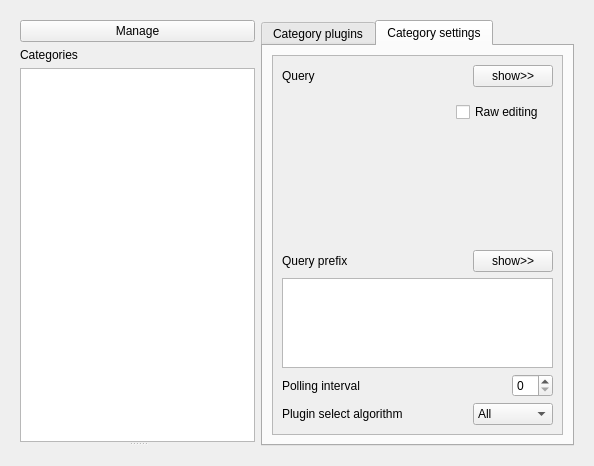
<?xml version="1.0" encoding="UTF-8"?>
<ui version="4.0">
 <class>categoriesPage</class>
 <widget class="QWidget" name="categoriesPage">
  <property name="geometry">
   <rect>
    <x>0</x>
    <y>0</y>
    <width>594</width>
    <height>466</height>
   </rect>
  </property>
  <property name="windowTitle">
   <string comment="KDE::DoNotExtract">Form</string>
  </property>
  <layout class="QHBoxLayout" name="horizontalLayout">
   <item>
    <widget class="QStackedWidget" name="stackedWidget">
     <property name="currentIndex">
      <number>0</number>
     </property>
     <widget class="QWidget" name="mainPage">
      <layout class="QHBoxLayout" name="horizontalLayout_2">
       <item>
        <widget class="QSplitter" name="splitter_2">
         <property name="orientation">
          <enum>Qt::Vertical</enum>
         </property>
         <widget class="QWidget" name="layoutWidget">
          <layout class="QVBoxLayout" name="verticalLayout_2">
           <item>
            <widget class="KPushButton" name="manageButton">
             <property name="text">
              <string>Manage</string>
             </property>
            </widget>
           </item>
           <item>
            <widget class="QLabel" name="label_4">
             <property name="text">
              <string>Categories</string>
             </property>
            </widget>
           </item>
           <item>
            <widget class="KListWidget" name="enabled_categories_listwidget"/>
           </item>
          </layout>
         </widget>
         <widget class="QWidget" name="layoutWidget_2">
          <layout class="QHBoxLayout" name="horizontalLayout_4"/>
         </widget>
        </widget>
       </item>
       <item>
        <widget class="KTabWidget" name="category_tabwidget">
         <property name="currentIndex">
          <number>1</number>
         </property>
         <widget class="QWidget" name="plugins_tab">
          <attribute name="title">
           <string>Category plugins</string>
          </attribute>
          <layout class="QVBoxLayout" name="verticalLayout">
           <item>
            <widget class="KListWidgetSearchLine" name="klistwidgetsearchline"/>
           </item>
          </layout>
         </widget>
         <widget class="QWidget" name="tab">
          <attribute name="title">
           <string>Category settings</string>
          </attribute>
          <layout class="QHBoxLayout" name="horizontalLayout_11">
           <item>
            <widget class="QScrollArea" name="scrollArea">
             <property name="widgetResizable">
              <bool>true</bool>
             </property>
             <widget class="QWidget" name="scrollAreaWidgetContents">
              <property name="geometry">
               <rect>
                <x>0</x>
                <y>0</y>
                <width>294</width>
                <height>406</height>
               </rect>
              </property>
              <layout class="QVBoxLayout" name="verticalLayout_7">
               <item>
                <layout class="QGridLayout" name="gridLayout_2">
                 <item row="0" column="0">
                  <widget class="QLabel" name="label_6">
                   <property name="text">
                    <string>Query</string>
                   </property>
                  </widget>
                 </item>
                 <item row="0" column="2">
                  <widget class="KPushButton" name="query_show_button">
                   <property name="text">
                    <string>show&gt;&gt;</string>
                   </property>
                   <property name="checkable">
                    <bool>true</bool>
                   </property>
                  </widget>
                 </item>
                 <item row="0" column="1">
                  <spacer name="horizontalSpacer_5">
                   <property name="orientation">
                    <enum>Qt::Horizontal</enum>
                   </property>
                   <property name="sizeHint" stdset="0">
                    <size>
                     <width>40</width>
                     <height>20</height>
                    </size>
                   </property>
                  </spacer>
                 </item>
                 <item row="1" column="0" colspan="3">
                  <widget class="QWidget" name="query_edit_widget" native="true">
                   <property name="minimumSize">
                    <size>
                     <width>0</width>
                     <height>10</height>
                    </size>
                   </property>
                   <layout class="QGridLayout" name="gridLayout_3">
                    <item row="0" column="1">
                     <widget class="QCheckBox" name="rawQueryEditCheckBox">
                      <property name="text">
                       <string>Raw editing</string>
                      </property>
                     </widget>
                    </item>
                    <item row="1" column="0" colspan="2">
                     <widget class="QStackedWidget" name="queryEditStackedWidget">
                      <property name="minimumSize">
                       <size>
                        <width>0</width>
                        <height>20</height>
                       </size>
                      </property>
                      <property name="currentIndex">
                       <number>0</number>
                      </property>
                      <widget class="QWidget" name="page">
                       <layout class="QVBoxLayout" name="verticalLayout_4">
                        <item>
                         <widget class="Nepomuk::QueryBuilderWidget" name="queryBuilder" native="true"/>
                        </item>
                       </layout>
                      </widget>
                      <widget class="QWidget" name="page_3">
                       <layout class="QVBoxLayout" name="verticalLayout_3">
                        <item>
                         <widget class="KTextEdit" name="query_edit">
                          <property name="documentTitle">
                           <string/>
                          </property>
                          <property name="acceptRichText">
                           <bool>false</bool>
                          </property>
                         </widget>
                        </item>
                       </layout>
                      </widget>
                     </widget>
                    </item>
                    <item row="0" column="0">
                     <spacer name="horizontalSpacer">
                      <property name="orientation">
                       <enum>Qt::Horizontal</enum>
                      </property>
                      <property name="sizeHint" stdset="0">
                       <size>
                        <width>40</width>
                        <height>20</height>
                       </size>
                      </property>
                     </spacer>
                    </item>
                   </layout>
                  </widget>
                 </item>
                </layout>
               </item>
               <item>
                <layout class="QGridLayout" name="gridLayout_4">
                 <item row="0" column="0">
                  <widget class="QLabel" name="label_9">
                   <property name="text">
                    <string>Query prefix</string>
                   </property>
                  </widget>
                 </item>
                 <item row="0" column="2">
                  <widget class="KPushButton" name="prefix_show_button">
                   <property name="text">
                    <string>show&gt;&gt;</string>
                   </property>
                   <property name="checkable">
                    <bool>true</bool>
                   </property>
                  </widget>
                 </item>
                 <item row="0" column="1">
                  <spacer name="horizontalSpacer_7">
                   <property name="orientation">
                    <enum>Qt::Horizontal</enum>
                   </property>
                   <property name="sizeHint" stdset="0">
                    <size>
                     <width>40</width>
                     <height>20</height>
                    </size>
                   </property>
                  </spacer>
                 </item>
                 <item row="1" column="0" colspan="3">
                  <widget class="KTextEdit" name="query_prefix_edit">
                   <property name="documentTitle">
                    <string/>
                   </property>
                   <property name="acceptRichText">
                    <bool>false</bool>
                   </property>
                  </widget>
                 </item>
                </layout>
               </item>
               <item>
                <layout class="QHBoxLayout" name="horizontalLayout_5">
                 <item>
                  <widget class="QLabel" name="label_7">
                   <property name="text">
                    <string>Polling interval</string>
                   </property>
                  </widget>
                 </item>
                 <item>
                  <spacer name="horizontalSpacer_8">
                   <property name="orientation">
                    <enum>Qt::Horizontal</enum>
                   </property>
                   <property name="sizeHint" stdset="0">
                    <size>
                     <width>40</width>
                     <height>20</height>
                    </size>
                   </property>
                  </spacer>
                 </item>
                 <item>
                  <widget class="KIntSpinBox" name="interval_spinbox"/>
                 </item>
                </layout>
               </item>
               <item>
                <layout class="QHBoxLayout" name="horizontalLayout_13">
                 <item>
                  <widget class="QLabel" name="label_16">
                   <property name="text">
                    <string>Plugin select algorithm</string>
                   </property>
                  </widget>
                 </item>
                 <item>
                  <spacer name="horizontalSpacer_15">
                   <property name="orientation">
                    <enum>Qt::Horizontal</enum>
                   </property>
                   <property name="sizeHint" stdset="0">
                    <size>
                     <width>40</width>
                     <height>20</height>
                    </size>
                   </property>
                  </spacer>
                 </item>
                 <item>
                  <widget class="KComboBox" name="plugin_algo_combobox">
                   <property name="autoCompletion">
                    <bool>false</bool>
                   </property>
                   <item>
                    <property name="text">
                     <string>All</string>
                    </property>
                   </item>
                   <item>
                    <property name="text">
                     <string>Stepwise</string>
                    </property>
                   </item>
                  </widget>
                 </item>
                </layout>
               </item>
               <item>
                <spacer name="verticalSpacer">
                 <property name="orientation">
                  <enum>Qt::Vertical</enum>
                 </property>
                 <property name="sizeHint" stdset="0">
                  <size>
                   <width>20</width>
                   <height>40</height>
                  </size>
                 </property>
                </spacer>
               </item>
              </layout>
             </widget>
            </widget>
           </item>
          </layout>
         </widget>
        </widget>
       </item>
      </layout>
     </widget>
     <widget class="QWidget" name="managePage">
      <layout class="QGridLayout" name="gridLayout">
       <item row="0" column="0">
        <widget class="KPushButton" name="returnButton">
         <property name="text">
          <string>Return</string>
         </property>
        </widget>
       </item>
       <item row="1" column="0" colspan="3">
        <widget class="KActionSelector" name="category_selector">
         <property name="showUpDownButtons">
          <bool>false</bool>
         </property>
        </widget>
       </item>
       <item row="0" column="1">
        <widget class="KPushButton" name="add_button">
         <property name="text">
          <string>Add</string>
         </property>
        </widget>
       </item>
       <item row="0" column="2">
        <widget class="KPushButton" name="remove_button">
         <property name="text">
          <string>Remove</string>
         </property>
        </widget>
       </item>
      </layout>
     </widget>
     <widget class="QWidget" name="page_2"/>
    </widget>
   </item>
  </layout>
 </widget>
 <customwidgets>
  <customwidget>
   <class>KIntSpinBox</class>
   <extends>QSpinBox</extends>
   <header>knuminput.h</header>
  </customwidget>
  <customwidget>
   <class>KListWidget</class>
   <extends>QListWidget</extends>
   <header>klistwidget.h</header>
  </customwidget>
  <customwidget>
   <class>KPushButton</class>
   <extends>QPushButton</extends>
   <header>kpushbutton.h</header>
  </customwidget>
  <customwidget>
   <class>KLineEdit</class>
   <extends>QLineEdit</extends>
   <header>klineedit.h</header>
  </customwidget>
  <customwidget>
   <class>KComboBox</class>
   <extends>QComboBox</extends>
   <header>kcombobox.h</header>
  </customwidget>
  <customwidget>
   <class>KTabWidget</class>
   <extends>QTabWidget</extends>
   <header>ktabwidget.h</header>
   <container>1</container>
  </customwidget>
  <customwidget>
   <class>KActionSelector</class>
   <extends>QWidget</extends>
   <header>kactionselector.h</header>
  </customwidget>
  <customwidget>
   <class>KListWidgetSearchLine</class>
   <extends>KLineEdit</extends>
   <header>klistwidgetsearchline.h</header>
  </customwidget>
  <customwidget>
   <class>KTextEdit</class>
   <extends>QTextEdit</extends>
   <header>ktextedit.h</header>
  </customwidget>
  <customwidget>
   <class>Nepomuk::QueryBuilderWidget</class>
   <extends>QWidget</extends>
   <header location="global">nepomuk/querybuilderwidget.h</header>
   <container>1</container>
  </customwidget>
 </customwidgets>
 <resources/>
 <connections>
  <connection>
   <sender>query_show_button</sender>
   <signal>toggled(bool)</signal>
   <receiver>query_edit_widget</receiver>
   <slot>setVisible(bool)</slot>
   <hints>
    <hint type="sourcelabel">
     <x>525</x>
     <y>55</y>
    </hint>
    <hint type="destinationlabel">
     <x>427</x>
     <y>144</y>
    </hint>
   </hints>
  </connection>
  <connection>
   <sender>prefix_show_button</sender>
   <signal>toggled(bool)</signal>
   <receiver>query_prefix_edit</receiver>
   <slot>setVisible(bool)</slot>
   <hints>
    <hint type="sourcelabel">
     <x>515</x>
     <y>234</y>
    </hint>
    <hint type="destinationlabel">
     <x>460</x>
     <y>293</y>
    </hint>
   </hints>
  </connection>
 </connections>
</ui>
